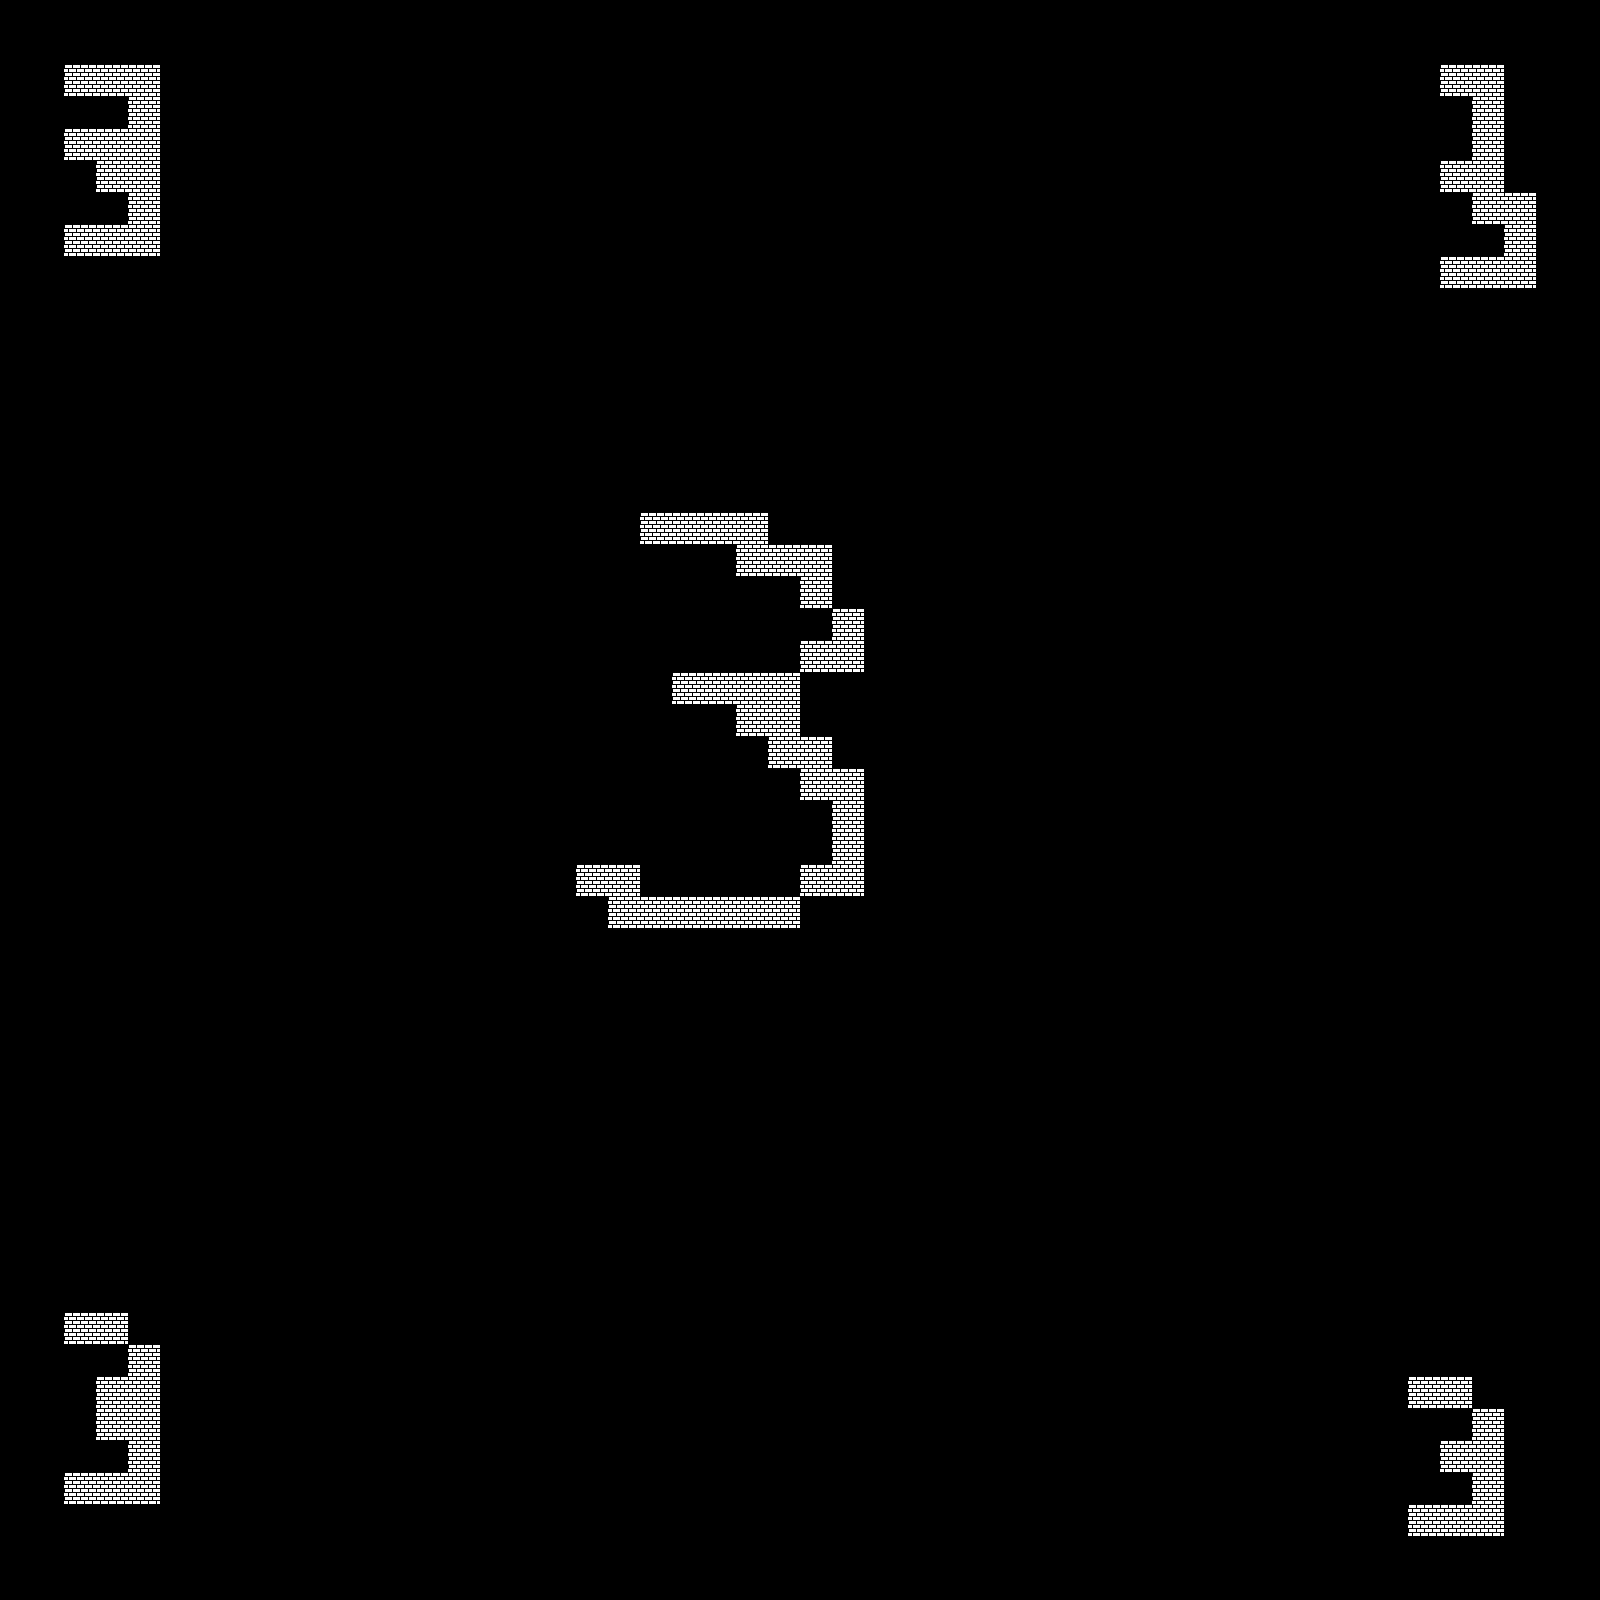

Below is a game level as drawn by its tile map, then a one-line description and the .tmx that defines it (tile-layer data replaced by summaries):
An orthogonal 50x50 tile map with 32x32 px tiles, 2 tile layers (background, collision).

<map version="1.0" orientation="orthogonal" renderorder="right-down" width="50" height="50" tilewidth="32" tileheight="32" nextobjectid="1">
 <tileset firstgid="1" name="protoTiles" tilewidth="32" tileheight="32" tilecount="100" columns="10">
  <image source="../../assets/protoTiles.png" width="320" height="320" />
 </tileset>
 <layer name="background" width="50" height="50">
  <data>[2500 cells, 0 non-empty, 0 distinct tile ids]</data>
 </layer>
 <layer name="collision" width="50" height="50">
  <data>[2500 cells, 78 non-empty, 1 distinct tile ids]</data>
 </layer>
</map>